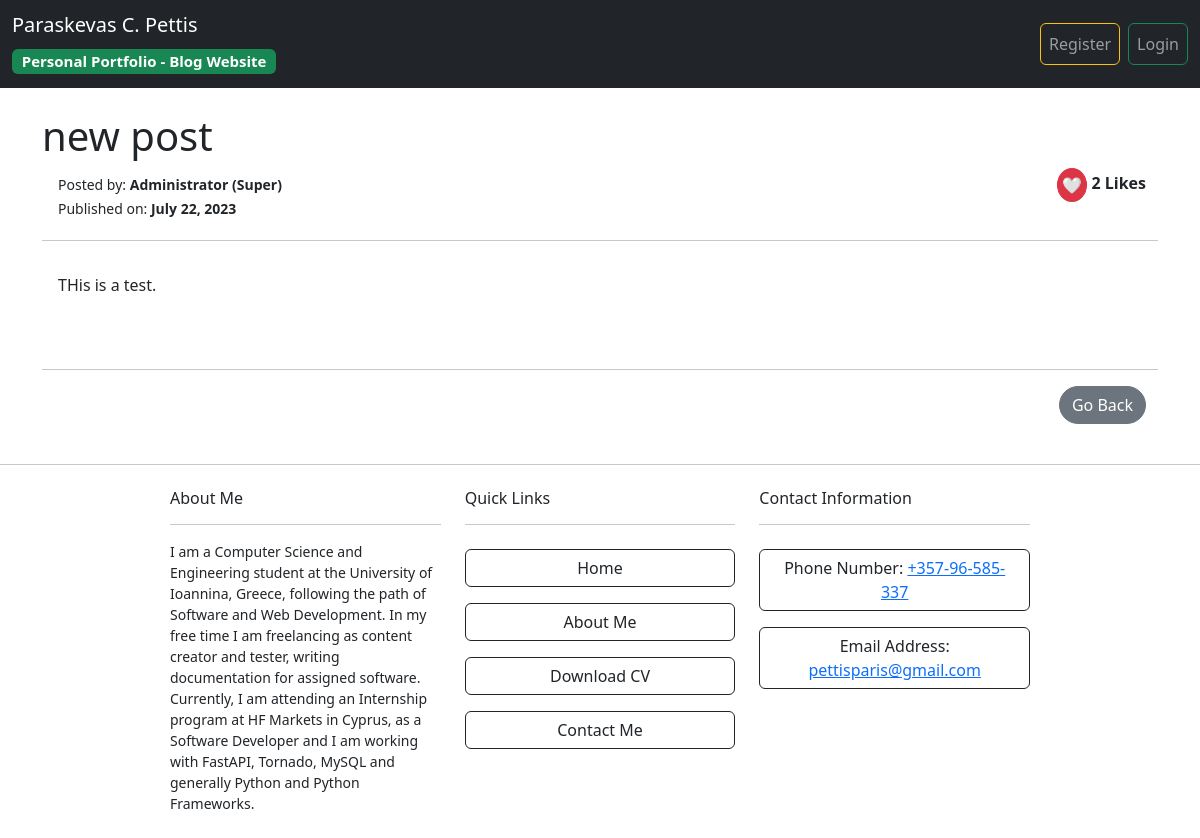
The app's page /article/1 with its own data.
### main_blog/models.py (models this page shows, shortened)
class Post(models.Model):
    title = models.CharField(max_length=255)
    title_tag = models.CharField(max_length=255)
    author = models.ForeignKey(User, on_delete=models.CASCADE) ## if user gets deleted all user's posts get deleted.
    img_url = models.CharField(max_length=255, default="https://media.istockphoto.com/id/1047259374/photo/programming-source-code-abstract-background.jpg?b=1&s=612x612&w=0&k=20&c=ujRPoiaJlm5U3WDWcVVa1YVlFIt6Gcjr-RstzOEPbIU=")
    body = models.TextField()
    post_date = models.DateField(auto_now_add=True)
    category = models.CharField(max_length=255, default='General')
    status = models.CharField(max_length=100, default='basic') # basic - featured - ad
    approved = models.CharField(max_length=100, default='pending') # pending - declined - approved
    likes = models.ManyToManyField(User, related_name="blog_post")
    def total_likes(self):
        return self.likes.count()

### main_blog/views.py (the view)
class ArticleView(DetailView):
    model = Post
    template_name = 'article_details.html'
    def get_context_data(self, *args, **kwargs):
        cat_menu = Category.objects.all()
        context = super(ArticleView, self).get_context_data(*args, **kwargs)
        context["cat_menu"] = cat_menu
        stuff = get_object_or_404(Post, id=self.kwargs['pk'])
        total_likes = stuff.total_likes()
        context["total_likes"] = total_likes
        return context

### main_blog/templatetags/blog_extras.py (called while the page is built)
@register.filter
def convert_markdown(value):
    return markdown.markdown(value, extensions=['markdown.extensions.fenced_code'])

### main_blog/templates/article_details.html (shortened to what this page needs)
{% extends 'base.html' %}
{% load blog_extras %}
{% block content %}
    <h1>
        {{ post.title }}
    </h1>
    <div class="container d-flex flex-row">
        <div class="p-1 me-auto">
            <small>
                Posted by: <strong>{{ post.author.first_name }} {{ post.author.last_name }}</strong>
            </small>
            <br>
            <small>
                Published on: <strong>{{ post.post_date }}</strong>
            </small>
        </div>
        <form action="{% url 'like_post' post.pk %}" method="post">
            <button type="submit", name="post_id", value="{{ post.id }}", class="btn btn-danger rounded-circle p-1">
                🤍
            </button>
            <strong>
                {{ total_likes }} Likes
            </strong>
        </form>
    </div>
    <hr>
    <div class="p-3">
        {{ post.body|convert_markdown|safe }}
    </div>
    <br>
    <hr>
    <div class="container d-flex gap-3">
        <a href="{% url 'home' %}" class="btn btn-secondary rounded-5 ms-auto">Go Back</a>
    </div>
    {% endblock %}

### records on screen
Post: title "new post", author.first_name "Administrator", author.last_name "(Super)", post_date "July 22, 2023", body|convert_markdown "THis is a test."

### other values on screen
{{ total_likes }} "2"
